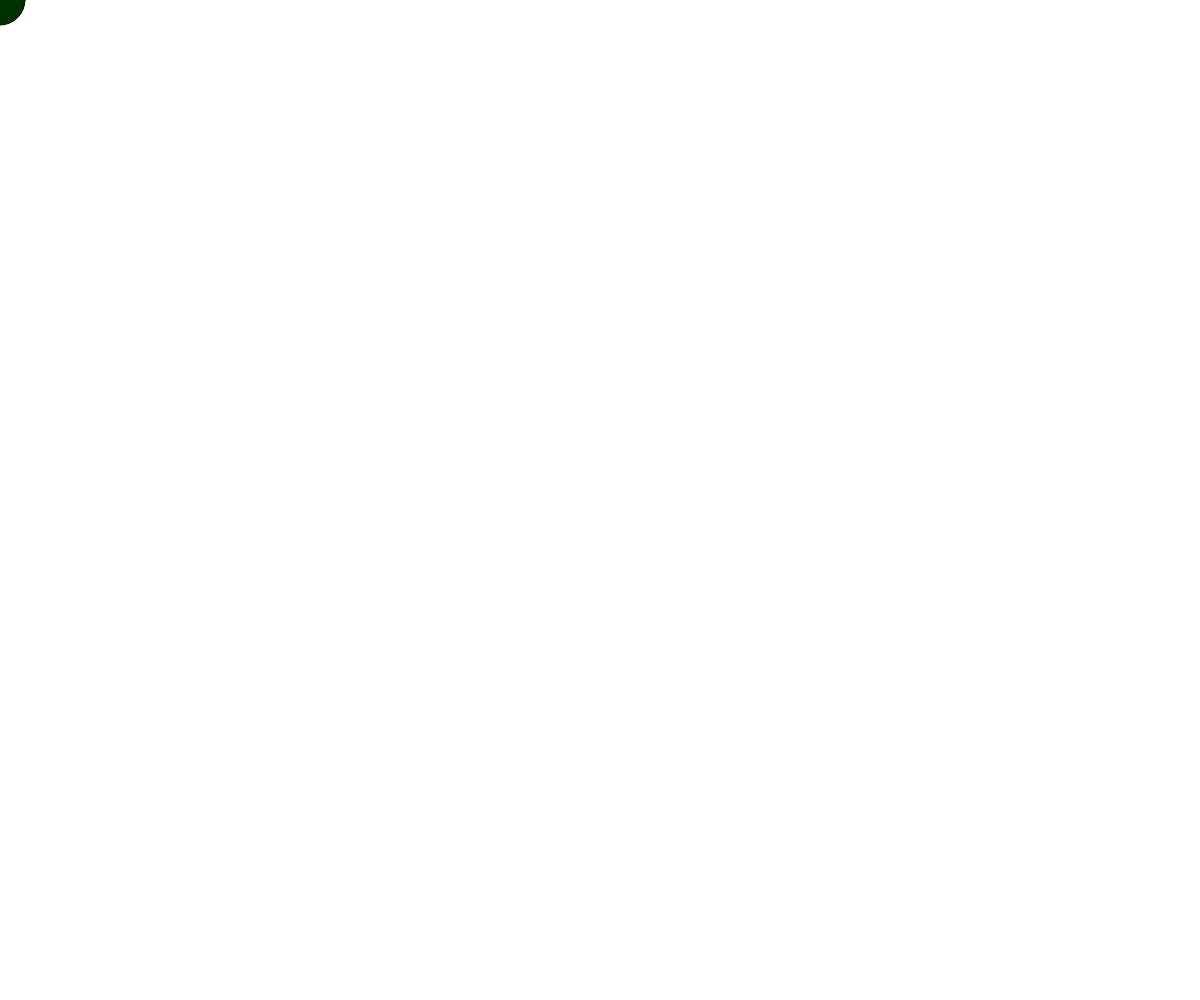
Frame 1 (no input)
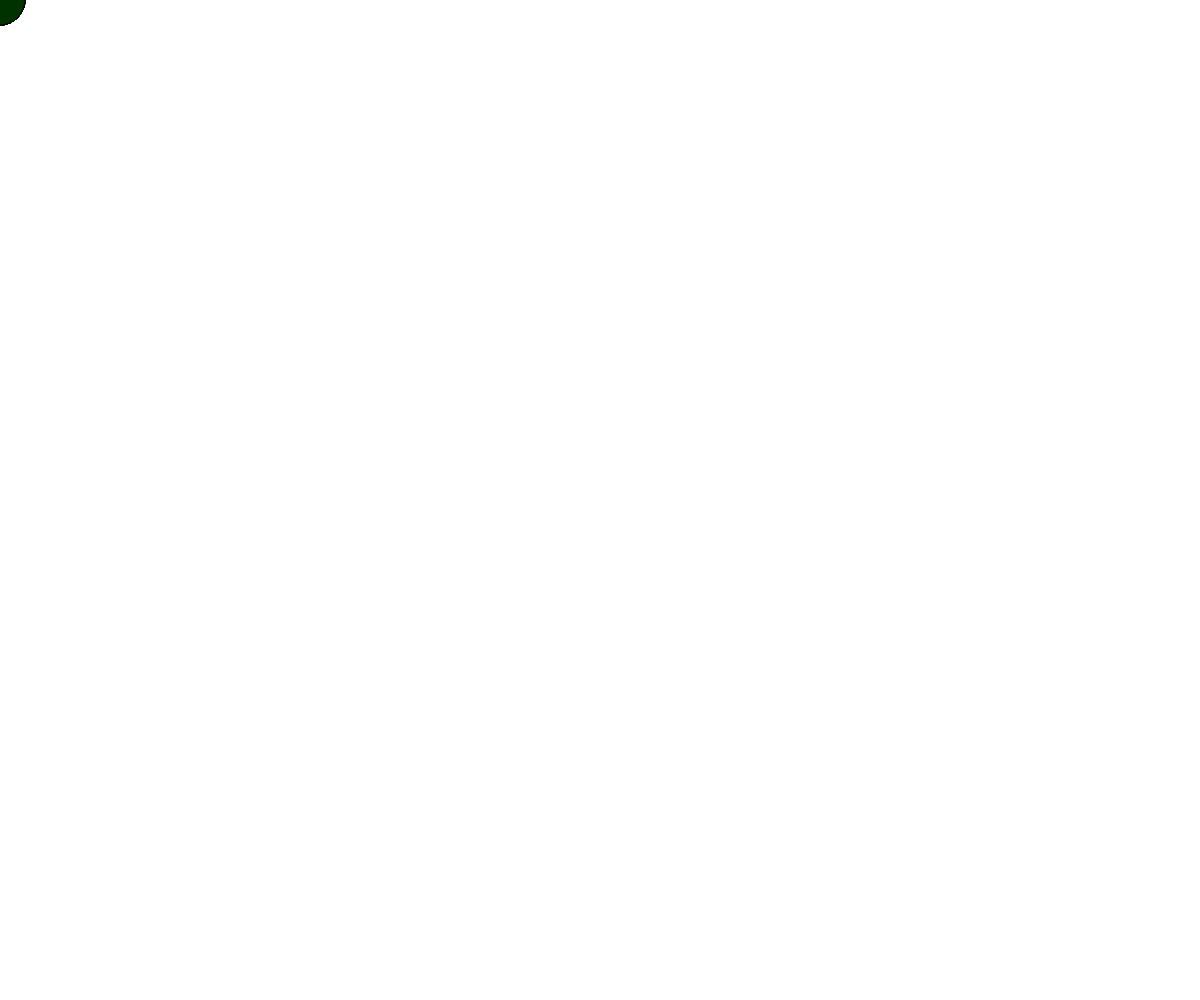
Frame 60 (no input)
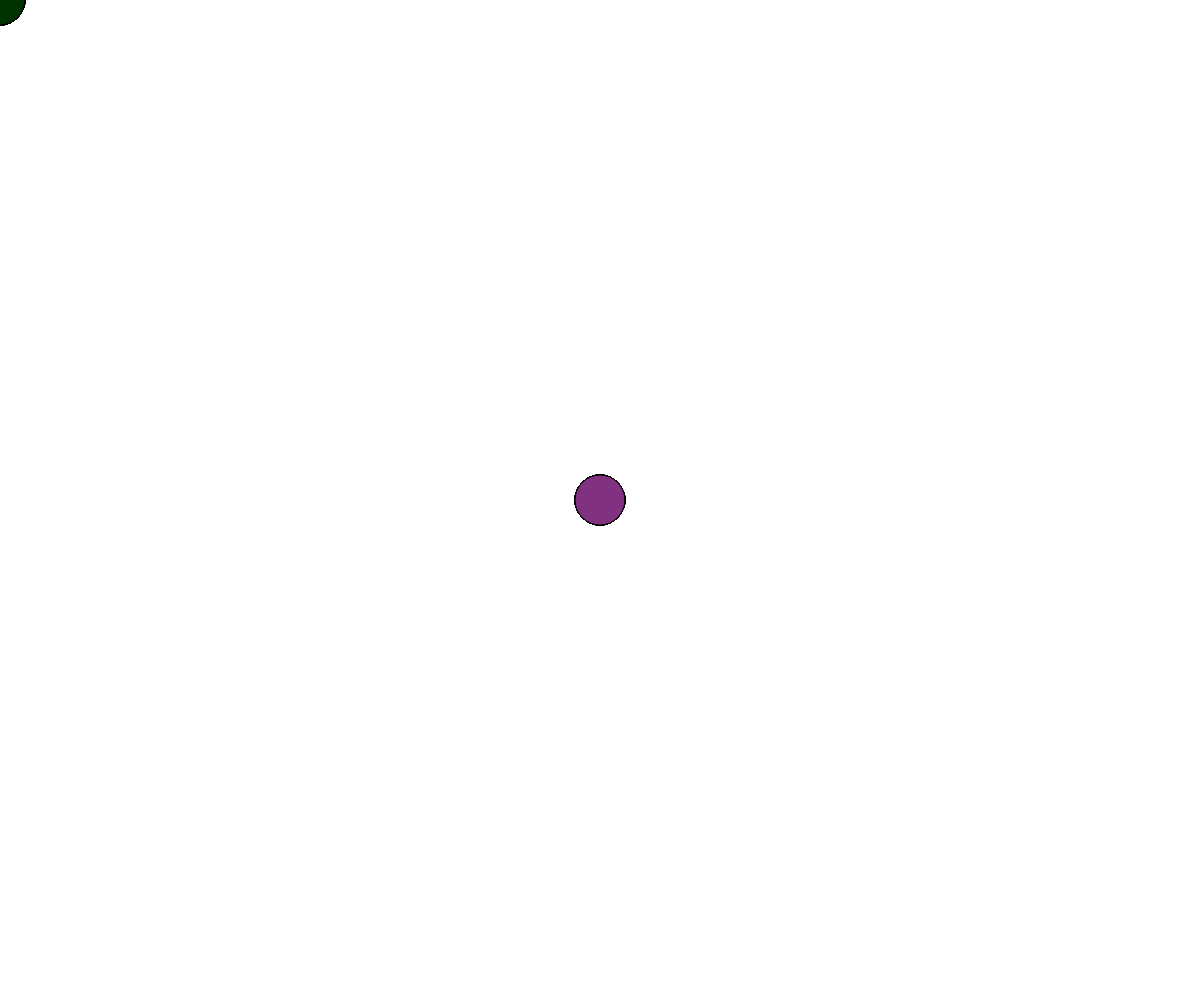
Frame 120 (the mouse pressed at the canvas centre since frame 60)

The p5.js sketch that drew these frames (run headless with seeded random() and noise() and a simulated clock; from frame 60 on, the mouse is pressed at the canvas centre):

// p5.js sketch
// ── sketch.js
let zBereich;

function setup() {

  zBereich = createCanvas(windowWidth, windowHeight);
  zBereich.position(0,0);//Links oben
  zBereich.style('z-index','-1') //Verschiebung auf der Z-Achse

  r = 0;
  g = 0;
  b = 0;
  fR = 1; // Faktor Rot
  fG = 2;
  fB = 3;
  
}

function draw() {
 //background(10,80,10);
 rot = mouseX*255/windowWidth;
 blau = mouseY*255/windowHeight;
  noStroke;
 fill(rot,50,blau);
  circle(mouseX,mouseY,50);
  
}
